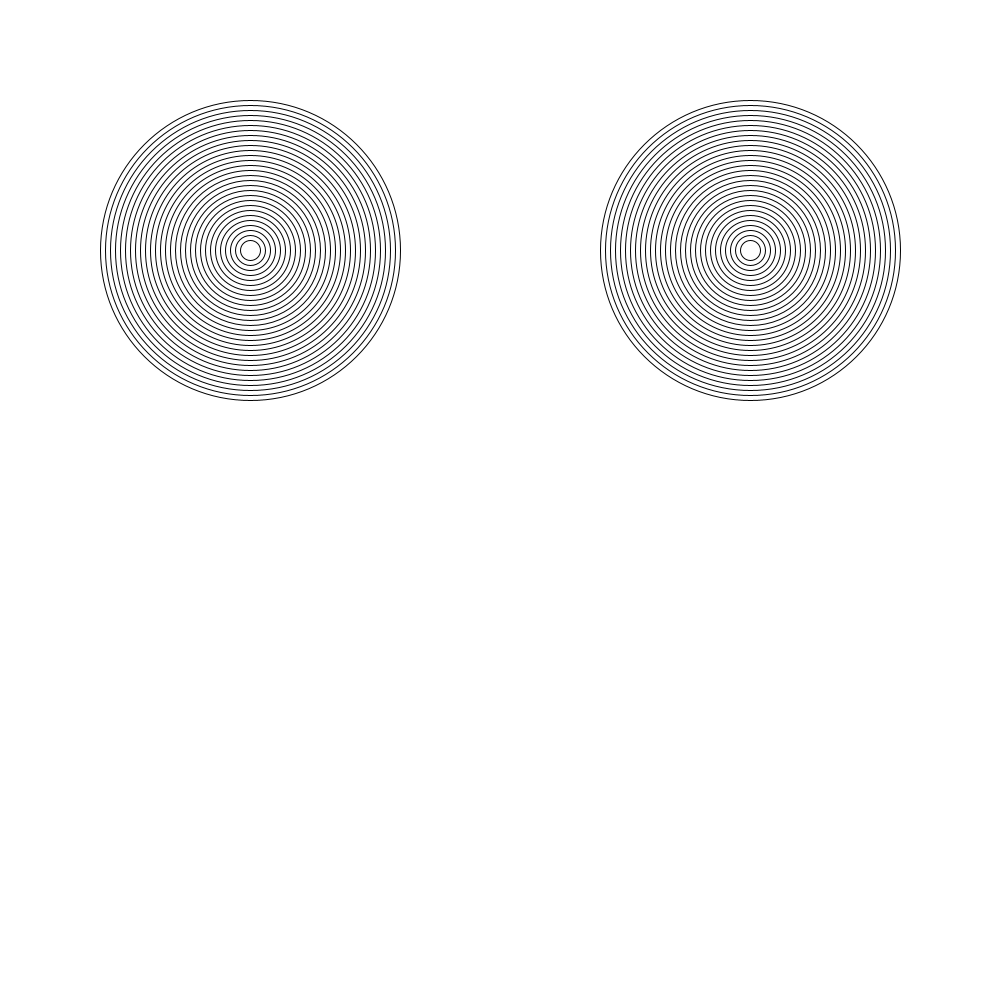
Frame 1 (no input)
Frame 60 (the mouse pressed at the canvas centre just before this capture): identical to frame 1, image omitted
Frame 120 (the mouse held since frame 60 and released just before this capture): identical to frame 1, image omitted

The Processing sketch that drew this single still picture (run headless with seeded random() and noise(); from frame 60 on, the mouse is pressed at the canvas centre):

// Processing sketch: Recipes_html
// ── Recipes_html.pde
int x = 250;
int x1 = 750;
void setup(){
size(1000,1000);
}

void draw(){
noFill();
background(255,255,255);
for(int i = 300; i > 10;i-=10){
ellipse(x,250,i,i);
ellipse(x1,250,i,i);}

}
